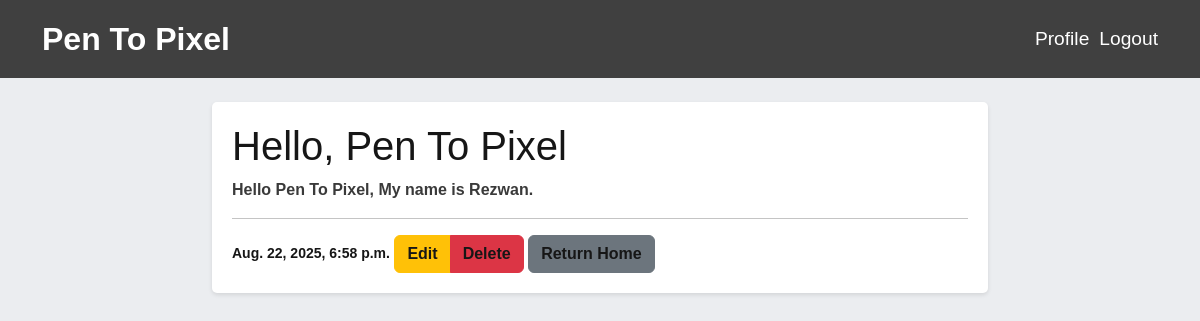
Page /blog/post/5 (signed in) on the committed database.
### blog/models.py (models this page shows, shortened)
class Post(models.Model):
    title = models.CharField(max_length=200)
    content = models.TextField()
    created_at = models.DateTimeField(auto_now_add=True)
    author = models.ForeignKey(
        settings.AUTH_USER_MODEL,
        on_delete=models.CASCADE,
        related_name='posts'
    )

### blog/views.py (the view)
# urls.py: path("post/<int:pk>", views.post_details, name="post-detail"),
@login_required
def post_details(request, pk):
    post = get_object_or_404(Post, pk=pk)
    return render(request, 'blog/post_details.html', {'post': post})

### blog/templates/blog/post_details.html
{% extends "blog/base.html" %}
{% block content %}
<div class='content-section'>
    <h1>{{ post.title }}</h1>
    <p>{{ post.content }}</p>
    <hr>
    <small>{{ post.created_at }}</small>
    {% if request.user.is_authenticated and request.user.username == post.author.username %}
    <div class="btn-group">
        <a class="btn btn-warning" href="{% url 'post-update' post.pk %}">Edit</a>
        <a class="btn btn-danger" href="{% url 'post-delete' post.pk %}">Delete</a>
    </div>
    {% endif %}
    <a class="btn btn-secondary" href="{% url 'home' %}">Return Home</a>
</div>
{% endblock %}

### blog/templates/blog/base.html (style rules this page uses)
body { background-color: #ebedf0; font-family: 'Trebuchet MS', 'Lucida Sans Unicode', 'Lucida Grande', 'Lucida Sans', Arial, sans-serif; }
.content-section { background: white; padding: 20px; border-radius: 5px; box-shadow: 0 2px 4px rgba(0, 0, 0, 0.1); margin-bottom: 20px; color: #161616; font-weight: bold }
.content-section a { text-decoration: none; font-weight: bold; color: #161616; }
.content-section p { text-decoration: none; font-weight: bold; color: rgb(58, 58, 58) }

### rows in the picture
Post: title "Hello, Pen To Pixel", content "Hello Pen To Pixel, My name is Rezwan.", created_at "Aug. 22, 2025, 6:58 p.m."
